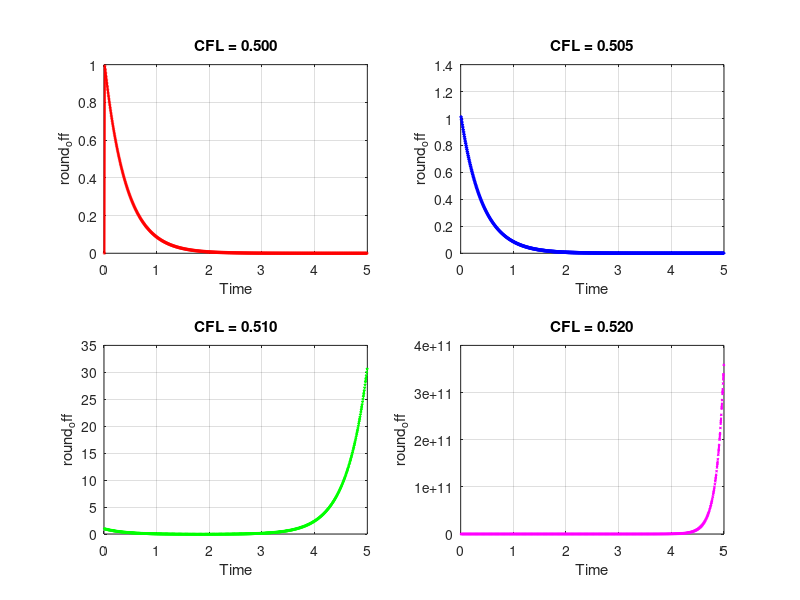

This figure's MATLAB source:
clc; clear; close all;

%------------------------------------------------------------------------
% Load data
data_1 = load('round-off_1.txt');  
data_2 = load('round-off_2.txt');  
data_3 = load('round-off_3.txt');  
data_4 = load('round-off_4.txt');  

% Extract dimensionless time 
time_1 = data_1(:,2);
time_2 = data_2(:,2);
time_3 = data_3(:,2);
time_4 = data_4(:,2);

% Extract round_off
round_off_1 = data_1(:,3);
round_off_2 = data_2(:,3);
round_off_3 = data_3(:,3);
round_off_4 = data_4(:,3);

%------------------------------------------------------------------------
% Plot in separate subplots
figure('Position', [100, 100, 1000, 800]); % Adjust figure size

% First plot
subplot(2,2,1);
plot(time_1, round_off_1, 'r-o', 'LineWidth', 1.5, 'MarkerSize', 1);
xlabel('Time'); ylabel('round_off');
title('CFL = 0.500');
grid on;

% Second plot
subplot(2,2,2);
plot(time_2, round_off_2, 'b-s', 'LineWidth', 1.5, 'MarkerSize', 1);
xlabel('Time'); ylabel('round_off');
title('CFL = 0.505');
grid on;

% Third plot
subplot(2,2,3);
plot(time_3, round_off_3, 'g--^', 'LineWidth', 1.5, 'MarkerSize', 1);
xlabel('Time'); ylabel('round_off');
title('CFL = 0.510');
grid on;

% Fourth plot
subplot(2,2,4);
plot(time_4, round_off_4, 'm--d', 'LineWidth', 1.5, 'MarkerSize', 1);
xlabel('Time'); ylabel('round_off');
title('CFL = 0.520');
grid on;

% Save as PDF
saveas(gcf, 'four_round_off_profiles.pdf');  







